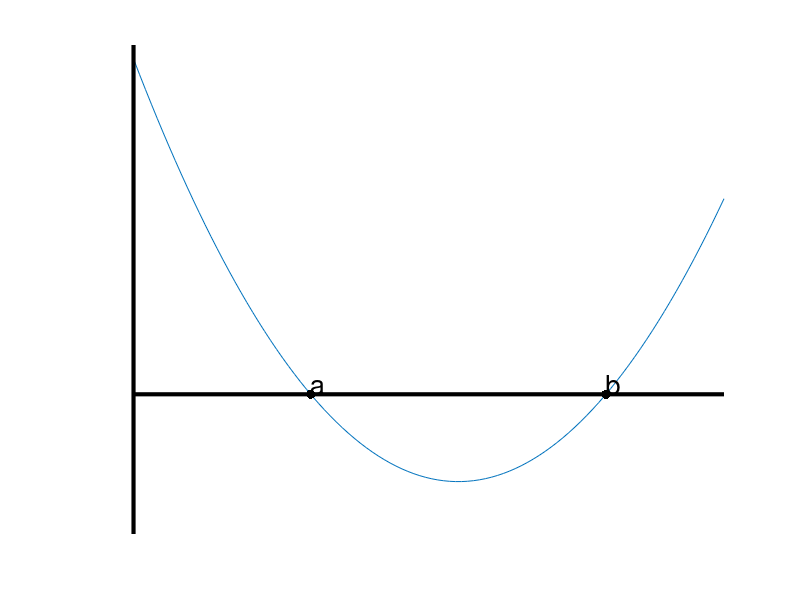

Recreate this plot in MATLAB.
% Graphs
close all;
x = linspace(0, 10);
y = @(x) (3-x).*(8-x);
plot(x, y(x));
hold on;

plot([0, 0], [-10, 25], 'k', 'linewidth', 3);
plot([0, 10], [00, 0], 'k', 'linewidth', 3);
xlim([-0.5, 10]);
axis off

text(3, 0, 'a', 'fontsize', 20, 'verticalalignment', 'bottom');
text(8, 0, 'b', 'fontsize', 20, 'verticalalignment', 'bottom');
plot([3, 8], [0, 0], '.k', 'markersize', 20);
print -depsc RateGraph
